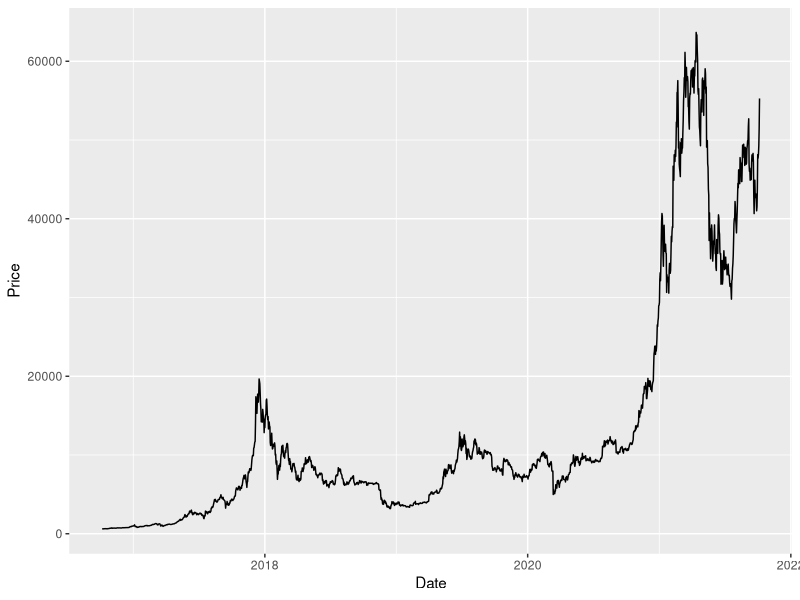
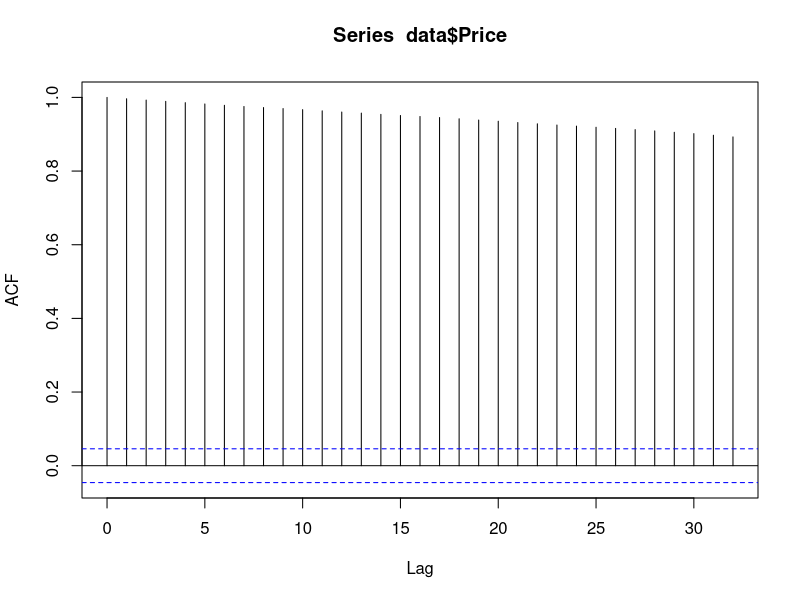
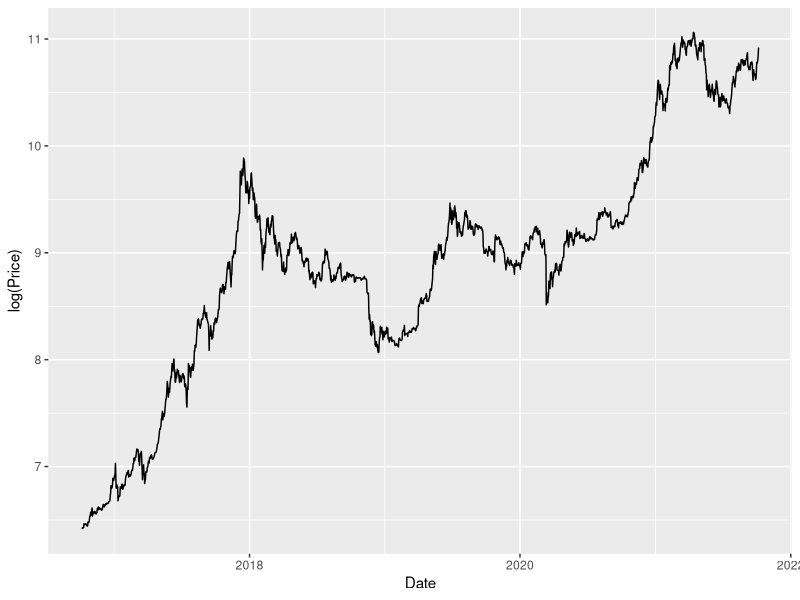
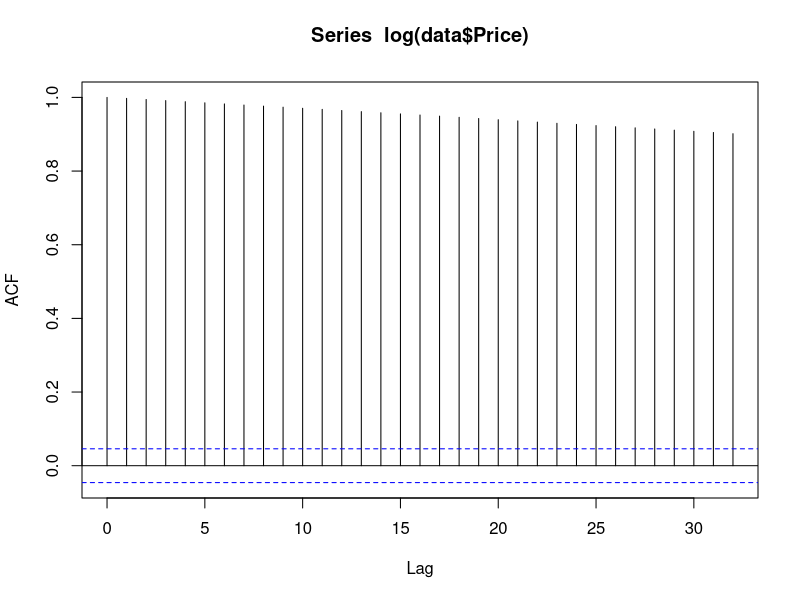
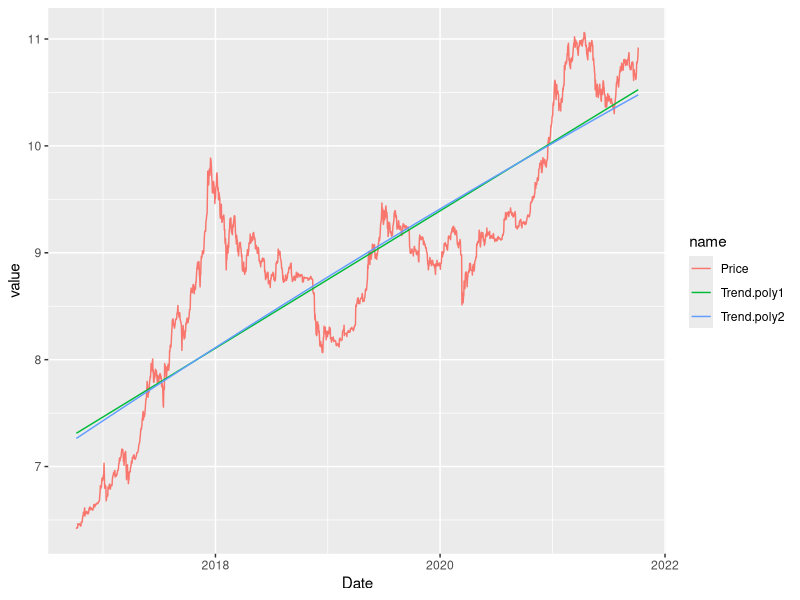
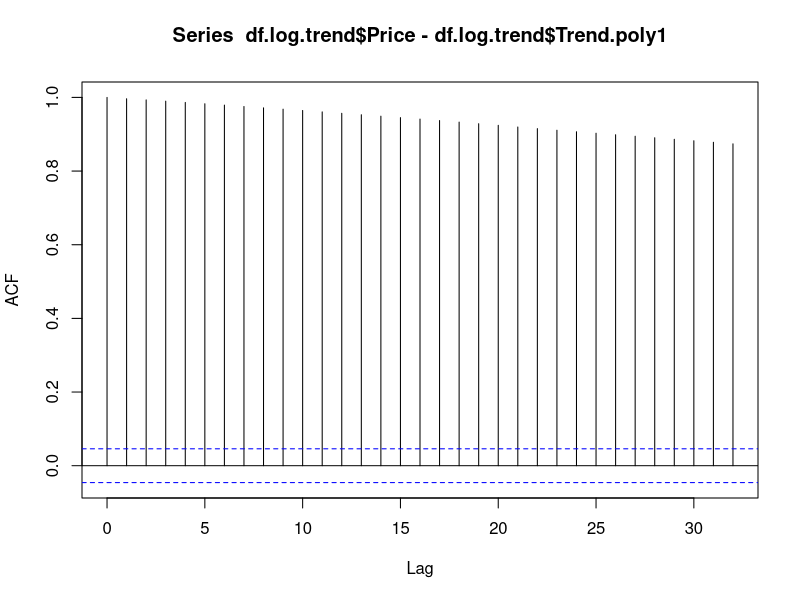
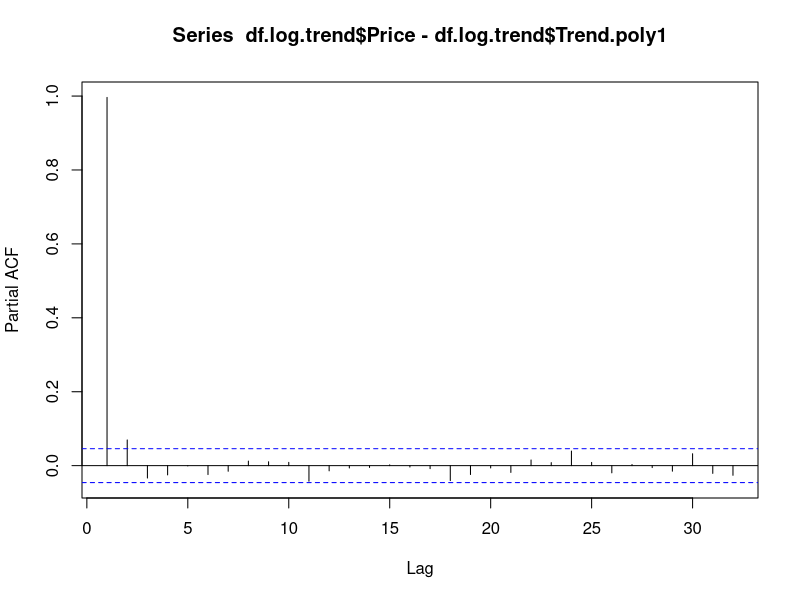
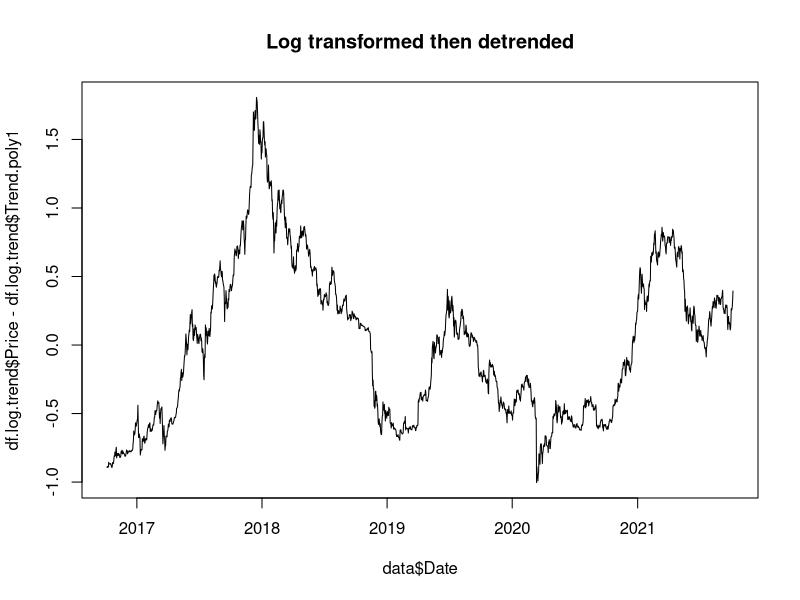

Write R code to recreate these figures, in order. (Note: this script raises an error after producing the figures.)
# Import libraries
library(ggplot2)
library(dplyr)
library(tidyverse)
library(tseries)
library(data.table)

# Fetch data
data= read.csv("bitcoin_data.csv")
colnames(data) = c("Date", "Price")
data = as.data.table(data)

# Change column type and format of missing values from . to NA
data$Date = as.Date(data$Date)
data$Price[which(data$Price == ".")] = NA
data$Price = as.numeric(as.character(data$Price))
View(data)

# Check class of each column in data frame
lapply(data,class)

# Plot data
ggplot(data[], aes(x = Date, y = Price)) + geom_line()
acf(data$Price, na.action = na.pass)

# Plot data with log transformation
ggplot(data, aes(x = Date, y = log(Price))) + geom_line()
par(mfrow=c(1,1))
acf(log(data$Price), na.action = na.pass)

# Fit and subtract trend. Check acf and plot trend with time series
fit.log1 = lm(log(Price) ~ Date, data = data)
fit.log2 = lm(log(Price) ~ poly(Date,2), data = data)
log.trend.poly1 = predict(fit.log1, newdata = data)
log.trend.poly2 = predict(fit.log2, newdata = data)

df.log.trend = data.frame(Date = data$Date, Price = log(data$Price), Trend.poly1 = log.trend.poly1,
                              Trend.poly2 = log.trend.poly2)
df.log.trend.long = pivot_longer(df.log.trend, -Date)

ggplot(df.log.trend.long, aes(x = Date, y = value, col = name)) + geom_line()

par(mfrow=c(1,1))
acf(df.log.trend$Price - df.log.trend$Trend.poly1, na.action = na.pass)
pacf(df.log.trend$Price - df.log.trend$Trend.poly1, na.action = na.pass)
plot(data$Date, df.log.trend$Price - df.log.trend$Trend.poly1, type = "l", main = "Log transformed then detrended")

mod.ar.log.detrended = arima(ts(df.log.trend$Price - df.log.trend$Trend.poly1), order=c(2, 0, 0))

df.aic.log.detrended = data.table(expand.grid(ar = 1:4, ma = 1:4), aic = NULL)
for (i in 1:nrow(df.aic.log.detrended)) {
  df.aic.log.detrended[i, "aic"] = arima(ts(df.log.trend$Price - df.log.trend$Trend.poly1),
                                       order=c(df.aic.log.detrended$ar[i], 0, df.aic.log.detrended$ma[i]))$aic
}
df.aic.log.detrended = df.aic.log.detrended[order(df.aic.log.detrended$aic, decreasing = TRUE),]

mod.arima.log.detrended.best = arima(ts(df.log.trend$Price - df.log.trend$Trend.poly1),
                                     order=c(df.aic.log.detrended$ar[1], 0, df.aic.log.detrended$ma[1]))
mod.arima.log.detrended.best


# Differencing the time series and plotting
acf(diff(data$Price), na.action = na.pass)
plot(diff(data$Price, lag = 1, differences = 3), type = "l")

# Differencing the log transformed time series and plotting
acf(diff(log(data$Price)), na.action = na.pass)
pacf(diff(log(data$Price)), na.action = na.pass)
plot(diff(log(data$Price), lag = 1, differences = 1), type = "l")

par(mfrow=c(1,2))
plot(arima.sim(list(order=c(0,0,1), ma=.9), n=100))

mod.arma <- arima(ts(log(data$Price)), order=c(2,1,0), include.mean = TRUE)
mean(diff(log(data$Price)), na.rm=TRUE)

mod.arma.diff <- arima(ts(diff(log(data$Price))), order=c(2,0,0), include.mean = FALSE)

predict(mod.arma, n.ahead = 10)
predict(mod.arma.diff, n.ahead = 10)

df.aic.log.differenced = data.table(expand.grid(ar = 1:4, ma = 1:4, incl.mean = c(FALSE)), aic = NULL)
for (i in 1:nrow(df.aic.log.differenced)) {
  df.aic.log.differenced[i, "aic"] = arima(ts(log(data$Price)),
                                         order=c(df.aic.log.differenced$ar[i], 1, df.aic.log.differenced$ma[i]))$aic
}
df.aic.log.differenced = df.aic.log.differenced[order(df.aic.log.differenced$aic, decreasing = TRUE),]
df.aic.log.differenced

mod.arima.log.differenced.best = arima(ts(log(data$Price)),
                                     order=c(1, 1, 2))

sim.arima = function(data, start.date, end.date, ar = 0, ma = NULL, differencing = 0, plot = TRUE, sd = 1) {
  start.date = as.Date(start.date)
  end.date = as.Date(end.date)
  n = as.numeric(end.date - start.date) + 1
  
  order = c(length(ar), differencing, length(ma))
  ar.order = order[1]
  x.init = data$Price[data$Date < start.date]
  x.init = c(rep(0, max(ar.order, order[3])), x.init)
  innov = x.init
  #innov[1:ar.order] = x.init[1:ar.order]
  
  for(i in (ar.order+1):length(innov)) {
    ma.order = min(i-1, order[3])
    if (ma.order) {
      ma.term = sum(ma[1:ma.order] * innov[(i-ma.order):(i-1)])
    } else {ma.term = 0}
    print(paste(x.init[i], sum(ar * x.init[(i-ar.order):(i-1)]),  ma.term))
    innov[i] = x.init[i] - sum(ar * x.init[(i-ar.order):(i-1)]) + ma.term
  }
  print(innov)
  sim = arima.sim(model = list(order = order, ar = ar, ma = ma), n = n,
                  n.start = length(innov)-2, start.innov = innov[-c(1:2)], sd = sd(innov))
  df = data.table(Date = as.Date(min(data$Date):end.date, origin = "1970-01-01"),
                  Price = c(data$Price[data$Date < start.date], sim))
  df$Simulated = df$Date >= start.date
  if (plot) {
    ggplot(df, aes(x = Date, y = Price, col = Simulated)) + geom_line()
  }
}

sim.arima(data, "2018-01-01", "2019-01-01", ar = c(0.975), ma = 0.6, sd = 1)
?arima.sim

exp(predict(mod.arima.log.differenced.best, n.ahead = 10)$pred)
length(df.log.detrended$Trend.poly1)
plot(df.log.detrended$Trend.poly1 + arima.sim(model = list(ar = mod.arima.log.detrended.best$model$phi, ma = mod.arima.log.detrended.best$model$theta),
          n = 1827))
?arima.sim

mod.arima.log.detrended.best$model

?filter
